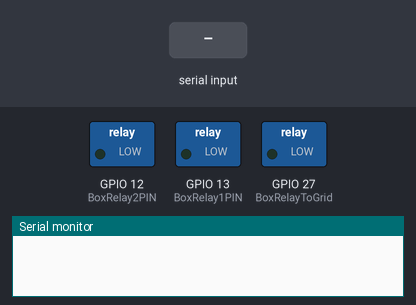
Recording of a sketch running on a simulated ESP32. Parts: switched loads named in the sketch (green lamp = pin HIGH), the last lines printed to the serial monitor. The inputs (shaded band) are chosen by the test bench.

Above: at 1.2 s.
1.3 s: "D" received over Serial
At 2.5 s:
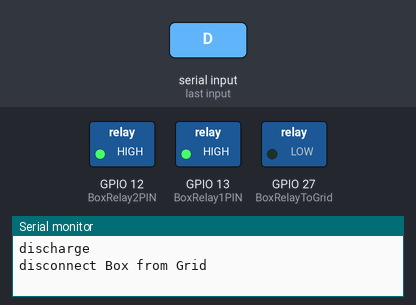
2.8 s: "X" received over Serial
At 3.9 s:
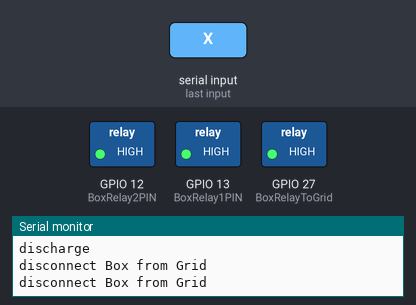
4.3 s: "C" received over Serial
At 5.0 s:
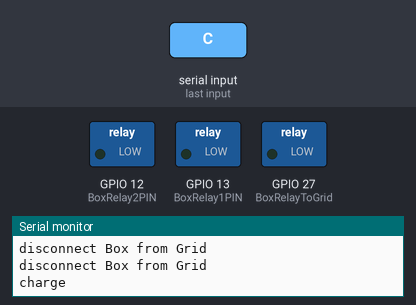
5.8 s: "X" received over Serial
At 6.2 s:
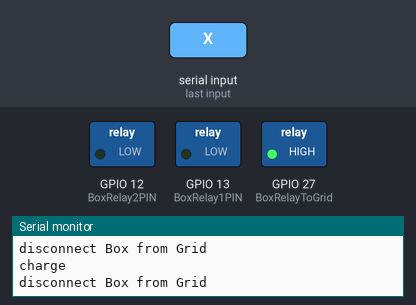
Timing chart, 0 to 8.3 s (numbered marks = the images above; inputs shaded):
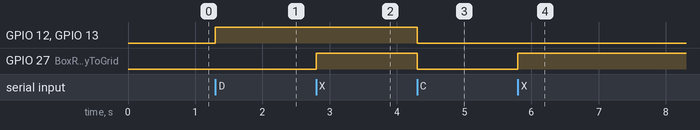

The sketch:

TheBox.ino
```cpp
int BoxRelay1PIN = 13; //Relay1
int BoxRelay2PIN = 12; //Relay2
int BoxRelayToGrid = 27; //Relay to grid (safty)
double voltage = 0;
#define VoltageGridPIN A0 // Voltage reader Grid
char BatteryMode = 'Start';
char comando;


void disconnect(){

  digitalWrite(BoxRelayToGrid, HIGH);
  Serial.println("disconnect Box from Grid");
}

void connect(){

  digitalWrite(BoxRelayToGrid, LOW);
  Serial.println("disconnect Box from Grid");
}

void discharge(){

  Serial.println("discharge");
  connect();
  digitalWrite(BoxRelay1PIN, HIGH);
  digitalWrite(BoxRelay2PIN, HIGH);

}
void charge(){

  connect();
  digitalWrite(BoxRelay1PIN, LOW);
  digitalWrite(BoxRelay2PIN, LOW);
  Serial.println("charge");
}

double readVoltage(int reading){

  voltage = ((reading/4095) * 3.3);

  return voltage;
}


void setup() {
  // put your setup code here, to run once:
  pinMode(BoxRelay1PIN, OUTPUT);
  pinMode(BoxRelay2PIN, OUTPUT);
  pinMode(BoxRelayToGrid, OUTPUT);
  pinMode(VoltageGridPIN, INPUT);
  Serial.begin(115200);


}

void loop() {

    if (Serial.available() > 0)
  {
    comando = Serial.read();

    if (comando == 'C')
    {
      charge();
      BatteryMode = 'charge';
      delay(100);
    }
    else if (comando == 'D')
    {
      discharge();
      BatteryMode = 'discharge';
      delay(100);
    }
    else if (comando == 'X')
    {
      disconnect();
      BatteryMode = 'disconnected';
      delay(100);
    }
  }


/*
  // put your main code here, to run repeatedly:
  Serial.println("Charge 1, Discharge 2, disconnect 3");
  //Serial.print("Voltage Grid: "); Serial.print(readVoltage(analogRead(VoltageGridPIN))); Serial.println(" V");
  Serial.print("Voltage Grid: "); Serial.print(analogRead(VoltageGridPIN)); Serial.println(" V");

  while (Serial.available() == 0) {
  }

  int menuChoice = Serial.parseInt();

  if (menuChoice == 1){
    charge();
    delay(100);


  }
  else if (menuChoice == 2){

    discharge();
    delay(100);
  }
  else if (menuChoice == 3){

    disconnect();
    Serial.println("OFF");
    delay(100);
  } */
}
```

Measured:
- after the input at 1.3 s, GPIO 12 (BoxRelay2PIN), GPIO 13 (BoxRelay1PIN): LOW → HIGH at once
- after the input at 2.8 s, GPIO 27 (BoxRelayToGrid): LOW → HIGH at once
- after the input at 4.3 s, GPIO 12 (BoxRelay2PIN), GPIO 13 (BoxRelay1PIN), GPIO 27 (BoxRelayToGrid): HIGH → LOW at once
- after the input at 5.8 s, GPIO 27 (BoxRelayToGrid): LOW → HIGH at once
